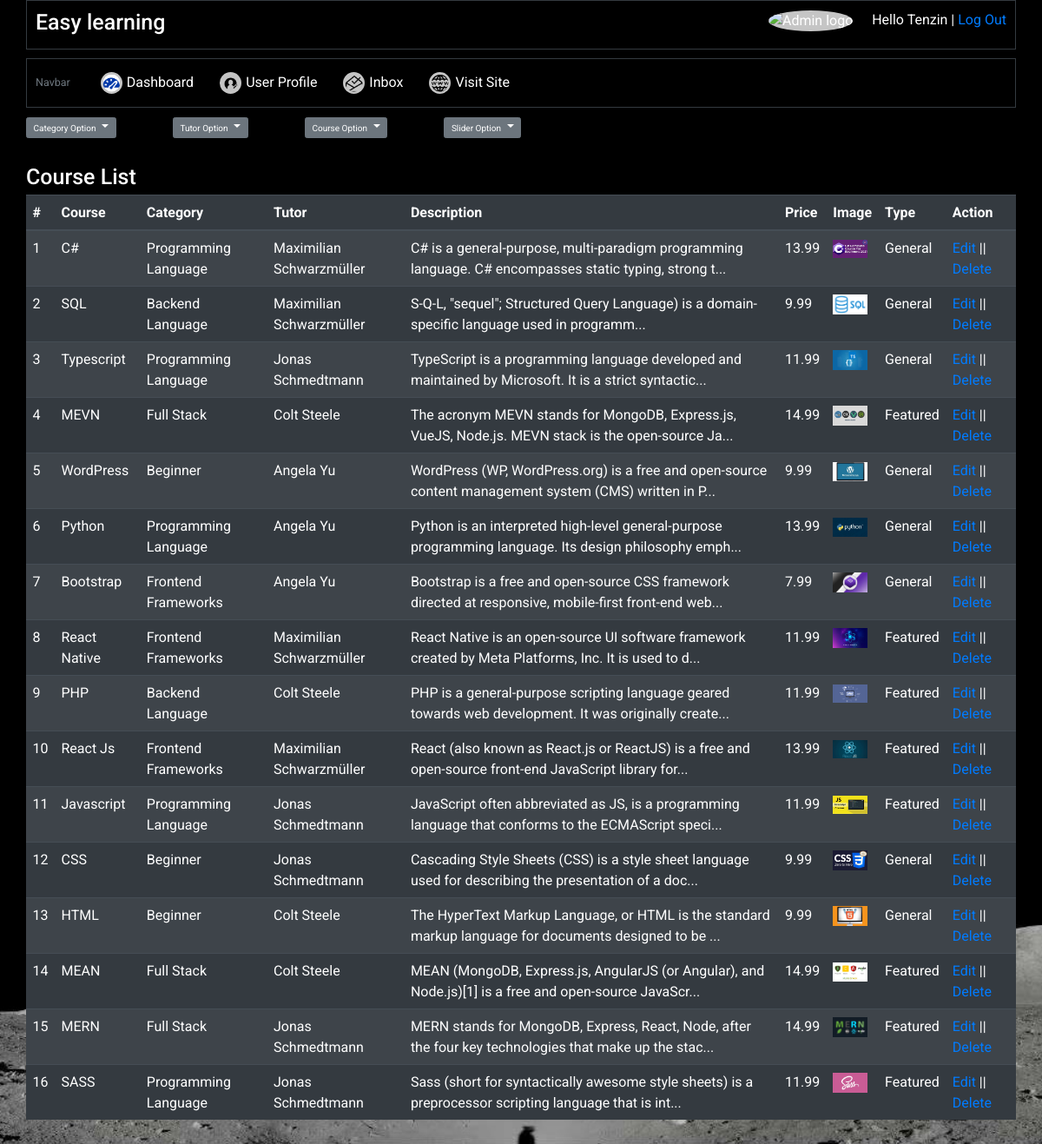
Page /e-commerce-mid/admin/courseList.php (signed in) on the committed database.
### tables this page shows
CREATE TABLE `tbl_course` (
  `courseId` int(11) NOT NULL,
  `courseName` varchar(255) NOT NULL,
  `image` varchar(50) NOT NULL,
  `imageSize` int(10) NOT NULL,
  `imageType` varchar(5) NOT NULL,
  `promoId` int(11) DEFAULT NULL,
  `tutorId` int(11) NOT NULL,
  `catId` int(11) NOT NULL,
  `price` decimal(5,2) NOT NULL,
  `courseType` tinyint(4) NOT NULL,
  `description` text NOT NULL
);

CREATE TABLE `tbl_category` (
  `catId` int(11) NOT NULL,
  `catName` varchar(255) DEFAULT NULL
);

CREATE TABLE `tbl_tutor` (
  `tutorId` int(11) NOT NULL,
  `tutorName` varchar(255) DEFAULT NULL
);

### e-commerce-mid/lib/Database.php (called while the page is built, shortened)
<?php
    class Database {
        private $host = DB_HOST;
        private $user = DB_USER;
        private $pass = DB_PASS;
        private $dbName = DB_NAME;
        public $link;
        private function connectDB() {
            $dsn = 'mysql:host=' .$this->host. ';dbname=' .$this->dbName;
            $this->link = new PDO($dsn, $this->user, $this->pass);
            $this->link->setAttribute(PDO::ATTR_DEFAULT_FETCH_MODE, PDO::FETCH_ASSOC);
        }
        public function select($query) {
            $result = $this->link->query($query) or die($this->link->errorCode());
            if($result->rowCount() > 0) return $result;
            else return false;
        }
    }

### e-commerce-mid/classes/Course.class.php (called while the page is built, shortened)
<?php
 $filepath = realpath(dirname(__FILE__));
 include_once ($filepath.'/../helpers/Format.php');
 include_once ($filepath.'/../lib/Database.php');
?>
<?php
class Course {
    private $db;
    public function __construct() {
        $this->db = new Database();
    }
    public function getAllCourse() {
        $query = "SELECT tbl_course.*, tbl_tutor.tutorName, tbl_category.catName
                  FROM tbl_course
                  INNER JOIN tbl_tutor
                  ON tbl_course.tutorId = tbl_tutor.tutorId
                  INNER JOIN tbl_category
                  ON tbl_course.catId = tbl_category.catId
                  ORDER BY tbl_course.courseId DESC";
        $result = $this->db->select($query);
        return $result;
    }
}

### e-commerce-mid/helpers/Format.php (called while the page is built, shortened)
<?php
class Format {
    public function shortenText($text, $length = 400) {
        $text = substr($text, 0, $length);
        if(strlen($text) >= $length) $text = $text."...";
        return $text;
    }
}

### e-commerce-mid/admin/courseList.php (the view, shortened to what this page needs)
<?php include 'inc/header.php'; ?>
<?php include 'inc/submenu.php'; ?>
<?php include '../classes/Course.class.php'; ?>
<?php
	$fm = new Format();
?>
<div class="my-5">
    <div class="cat-list--title">
        <h1>Course List</h1>
        <table class="table table-striped table-dark w-100">
            <thead>
                <tr>
                    <th class="d-none d-md-table-cell">#</th>
                    <th>Course</th>
                    <th>Category</th>
                    <th>Tutor</th>
                    <th class="d-none d-md-table-cell">Description</th>
                    <th>Price</th>
                    <th  class="d-none d-md-table-cell">Image</th>
                    <th class="d-none d-md-table-cell">Type</th>
                    <th>Action</th>
                </tr>
            </thead>
            <tbody>
                <?php
                    $course = new Course();
                    $getCourse = $course->getAllCourse();
                    if($getCourse) {
                        $i = 0;
                        while($row = $getCourse->fetch()) {
                            $i++;
                ?>
                            <tr>
                                <td class="d-none d-md-table-cell"><?= $i ?></td>
                                <td><?= $row['courseName'] ?></td>
                                <td><?= $row['catName'] ?></td>
                                <td><?= $row['tutorName'] ?></td>
                                <td class="d-none d-md-table-cell"><?= $fm->shortenText($row['description'], 100) ?></td>
                                <td><?= $row['price'] ?></td>
                                <td class="d-none d-md-table-cell"><img src="<?= $row['image'] ?>" style="width: 40px;"/></td>
                                <td class="d-none d-md-table-cell"><?= $row['courseType'] == 0 ? "Featured" : "General" ?></td>
                                <td>
                                    <a href="courseEdit.php?courseId=<?= $row['courseId'] ?>" class="text-primary">Edit</a> ||
                                    <a onclick="return confirm('Are you sure?')" href="?delCourse=<?= $row['courseId'] ?>" class="text-primary">Delete</a>
                                </td>
                            </tr>
                <?php
                        }
                    }
                ?>
            </tbody>
        </table>
    </div>
</div>
<?php include 'inc/footer.php'; ?>

### e-commerce-mid/admin/css/admin.css (style rules this page uses)
#bootstrap-overrides { background: url(../img/admin-bg.jpg) no-repeat bottom right/cover fixed; color: white; }

### rows in the picture
tbl_course: courseName "C#", catId.catName "Programming Language", tutorId.tutorName "Maximilian Schwarzmüller", description "C# is a general-purpose, multi-paradigm programming language. C# encompasses static typing, strong t...", price "13.99", image (picture), courseType "General"
tbl_course: courseName "SQL", catId.catName "Backend Language", tutorId.tutorName "Maximilian Schwarzmüller", description "S-Q-L, \"sequel\"; Structured Query Language) is a domain-specific language used in programm...", price "9.99", image (picture), courseType "General"
tbl_course: courseName "Typescript", catId.catName "Programming Language", tutorId.tutorName "Jonas Schmedtmann", description "TypeScript is a programming language developed and maintained by Microsoft. It is a strict syntactic...", price "11.99", image (picture), courseType "General"
tbl_course: courseName "MEVN", catId.catName "Full Stack", tutorId.tutorName "Colt Steele", description "The acronym MEVN stands for MongoDB, Express.js, VueJS, Node.js. MEVN stack is the open-source Ja...", price "14.99", image (picture), courseType "Featured"
tbl_course: courseName "WordPress", catId.catName "Beginner", tutorId.tutorName "Angela Yu", description "WordPress (WP, WordPress.org) is a free and open-source content management system (CMS) written in P...", price "9.99", image (picture), courseType "General"
tbl_course: courseName "Python", catId.catName "Programming Language", tutorId.tutorName "Angela Yu", description "Python is an interpreted high-level general-purpose programming language. Its design philosophy emph...", price "13.99", image (picture), courseType "General"
tbl_course: courseName "Bootstrap", catId.catName "Frontend Frameworks", tutorId.tutorName "Angela Yu", description "Bootstrap is a free and open-source CSS framework directed at responsive, mobile-first front-end web...", price "7.99", image (picture), courseType "General"
tbl_course: courseName "React Native", catId.catName "Frontend Frameworks", tutorId.tutorName "Maximilian Schwarzmüller", description "React Native is an open-source UI software framework created by Meta Platforms, Inc. It is used to d...", price "11.99", image (picture), courseType "Featured"
tbl_course: courseName "PHP", catId.catName "Backend Language", tutorId.tutorName "Colt Steele", description "PHP is a general-purpose scripting language geared towards web development. It was originally create...", price "11.99", image (picture), courseType "Featured"
tbl_course: courseName "React Js", catId.catName "Frontend Frameworks", tutorId.tutorName "Maximilian Schwarzmüller", description "React (also known as React.js or ReactJS) is a free and open-source front-end JavaScript library for...", price "13.99", image (picture), courseType "Featured"
tbl_course: courseName "Javascript", catId.catName "Programming Language", tutorId.tutorName "Jonas Schmedtmann", description "JavaScript often abbreviated as JS, is a programming language that conforms to the ECMAScript speci...", price "11.99", image (picture), courseType "Featured"
tbl_course: courseName "CSS", catId.catName "Beginner", tutorId.tutorName "Jonas Schmedtmann", description "Cascading Style Sheets (CSS) is a style sheet language used for describing the presentation of a doc...", price "9.99", image (picture), courseType "General"
tbl_course: courseName "HTML", catId.catName "Beginner", tutorId.tutorName "Colt Steele", description "The HyperText Markup Language, or HTML is the standard markup language for documents designed to be ...", price "9.99", image (picture), courseType "General"
tbl_course: courseName "MEAN", catId.catName "Full Stack", tutorId.tutorName "Colt Steele", description "MEAN (MongoDB, Express.js, AngularJS (or Angular), and Node.js)[1] is a free and open-source JavaScr...", price "14.99", image (picture), courseType "Featured"
tbl_course: courseName "MERN", catId.catName "Full Stack", tutorId.tutorName "Jonas Schmedtmann", description "MERN stands for MongoDB, Express, React, Node, after the four key technologies that make up the stac...", price "14.99", image (picture), courseType "Featured"
tbl_course: courseName "SASS", catId.catName "Programming Language", tutorId.tutorName "Jonas Schmedtmann", description "Sass (short for syntactically awesome style sheets) is a preprocessor scripting language that is int...", price "11.99", image (picture), courseType "Featured"

### other values in the picture
Session::get('adminName') "Tenzin"
